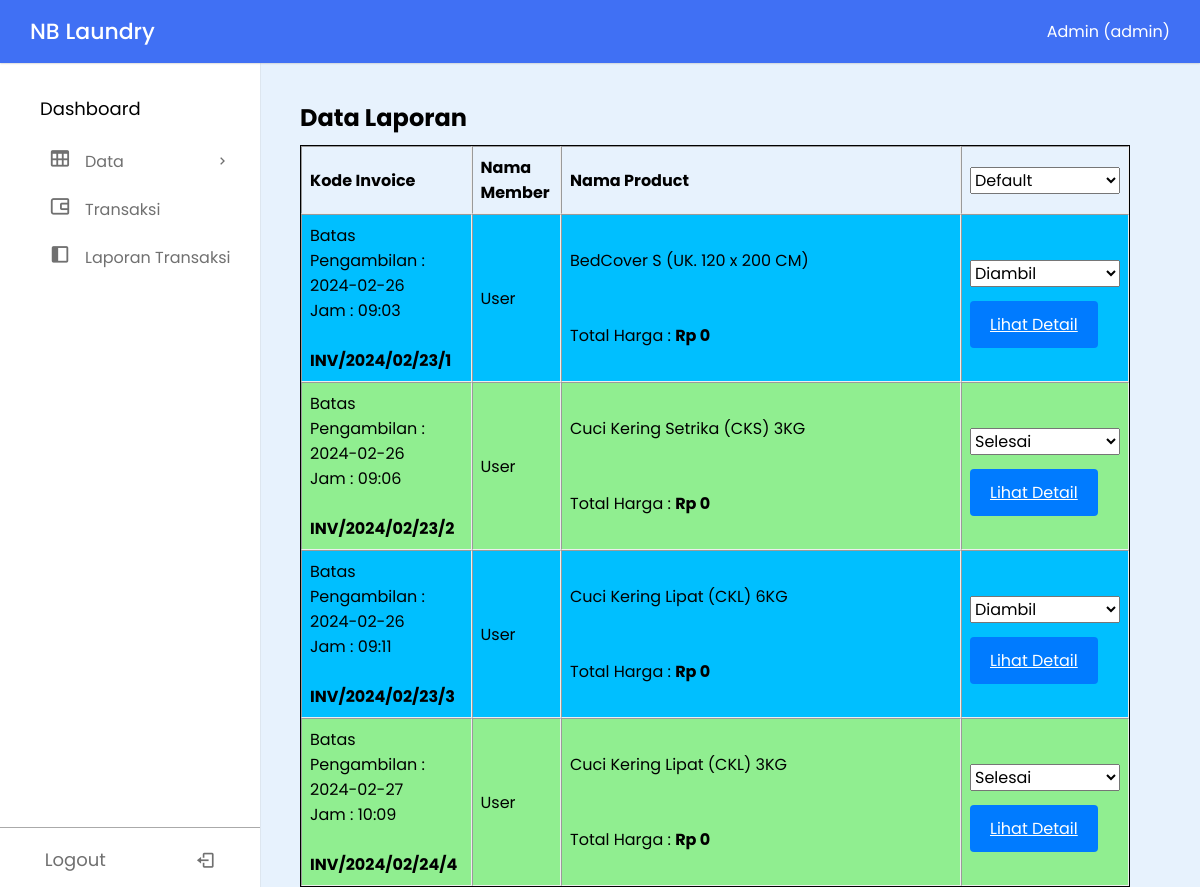
/dashboard.php?page=laporan (signed in), run on the app's committed database.
### tables this page shows
CREATE TABLE `tb_transaksi` (
  `id_transaksi` int(11) NOT NULL,
  `id_outlet` int(11) NOT NULL,
  `kode_invoice` varchar(100) NOT NULL,
  `id_member` int(11) NOT NULL,
  `tgl` datetime NOT NULL,
  `batas_waktu` datetime NOT NULL,
  `tgl_bayar` datetime NOT NULL,
  `biaya_tambahan` int(11) NOT NULL,
  `diskon` double NOT NULL,
  `pajak` double NOT NULL,
  `status` enum('baru','proses','selesai','diambil') NOT NULL,
  `dibayar` enum('dibayar','belum_dibayar') NOT NULL,
  `id_user` int(11) NOT NULL
);

CREATE TABLE `tb_user` (
  `id_user` int(11) NOT NULL,
  `nama` varchar(100) NOT NULL,
  `username` varchar(30) NOT NULL,
  `password` text NOT NULL,
  `id_outlet` int(11) NOT NULL,
  `role` enum('admin','kasir','owner') NOT NULL
);

CREATE TABLE `tb_detail_transaksi` (
  `id_detail_transaksi` int(11) NOT NULL,
  `id_transaksi` int(11) NOT NULL,
  `id_paket` int(11) DEFAULT NULL,
  `qty` double DEFAULT NULL,
  `keterangan` text DEFAULT NULL,
  `harga_paket` int(11) NOT NULL,
  `total_harga` int(20) NOT NULL
);

CREATE TABLE `tb_paket` (
  `id_paket` int(11) NOT NULL,
  `id_outlet` int(11) NOT NULL,
  `jenis` enum('kiloan','selimut','bed_cover','kaos','lain') NOT NULL,
  `nama_paket` varchar(50) NOT NULL,
  `harga` int(11) NOT NULL
);

### laporan/show-laporan.php (the view, shortened to what this page needs)
<?php
function rupiah($angka) {
    $hasil_rupiah = "Rp " . number_format($angka, 0, ',', '.');
    return $hasil_rupiah;
}
?>
<section class="main">
    <h2>Data Laporan</h2>
    <div class="myclass">
    <table onchange="myFunction()" id="myTable" class="table-bordered" border="1" cellpadding="10" cellspacing="0" align="center">
                <tr>
                    <th>Kode Invoice</th>
                    <th>Nama Member</th>
                    <th style="width:400px;">Nama Product</th>
                    <th>
                        <select id="myList" name="filter" class="input" style="width:150px; font-size: 16px;">
                            <option value="">Default</option>
                        </select>
                    </th>
                </tr>
                <?php
                $queryUser = mysqli_query($conn, "SELECT * FROM tb_user WHERE username = '" . $_SESSION['username'] . "'");
                $hasilUser = mysqli_fetch_array($queryUser);
                $query = "SELECT * FROM tb_transaksi WHERE id_outlet = '" . $hasilUser['id_outlet'] . "' ORDER BY id_member ASC";
                $sql_rm = mysqli_query($conn, $query) or die(mysqli_error($conn));
                while ($data = mysqli_fetch_array($sql_rm)) {
                    if($data['status'] == "baru"){
                    ?>
                        <tr style="background-color: #f69990;">
                            <td>
                                Batas Pengambilan : <?= substr($data['batas_waktu'],0,-8) ?>
                                <br>
                                Jam : <?= substr($data['batas_waktu'],-8, 5) ?>
                                <br><br>
                                <b><?= $data['kode_invoice'] ?></b>
                            </td>
                            <td><?= $hasilUser['nama'] ?></td>
                            <td>
                                <?php
                                    $idTransaksi = $data['id_transaksi'];
                                    $queryDetail = mysqli_query($conn ,"SELECT * FROM tb_detail_transaksi INNER JOIN tb_paket ON tb_detail_transaksi.id_paket=tb_paket.id_paket WHERE id_transaksi = '$idTransaksi'");
                                    $totalHarga = 0;
                                    $biaya_tambahan = $data['biaya_tambahan'];
                                    while($hasilDetail = mysqli_fetch_array($queryDetail)){
                                    $totalHarga += $hasilDetail['total_harga'];
                                ?>
                                <?= $hasilDetail['nama_paket'] ?>
                                <br>
                                <?php
                                    }
                                    $totalHarga += $biaya_tambahan;
                                ?>
                                <br><br>
                                Total Harga : <b><?= rupiah($totalHarga) ?></b>
                            </td>
                            <td align="center">
                                <form id="status-form" action="./proses/transaksi/proses-edit-status-transaksi.php" method="post">
                                    <input type="text" name="id_transaksi" value="<?= $data['id_transaksi'] ?>" hidden>
                                    <input type="text" name="page" value="laporan" hidden>
                                    <select id="status-select-<?= $data['id_transaksi'] ?>" name="status" class="input" style="width: 150px; font-size:16px;">
                                        <option value="baru" <?php if ($data['status'] == 'baru')
                                            echo "selected='selected'"; ?>>
                                            Baru</option>
                                        <option value="proses" <?php if ($data['status'] == 'proses')
                                            echo "selected='selected'"; ?>>Proses</option>
                                        <option value="selesai" <?php if ($data['status'] == 'selesai')
                                            echo "selected='selected'"; ?>>Selesai</option>
                                        <option value="diambil" <?php if ($data['status'] == 'diambil')
                                            echo "selected='selected'"; ?>>Diambil</option>
                                    </select>
                                </form>
                                <br>
                                <?php
                                if ($data['dibayar'] == 'belum_dibayar') {
                                    ?>
                                    <a href="./dashboard.php?page=detail-transaksi&id_transaksi=<?= $data['id_transaksi'] ?>"
                                        class="btn btn-primary mb-3">Continue</a>
                                    <?php
                                } else {
                                    ?>
                                    <a href="./dashboard.php?page=detail-transaksi&id_transaksi=<?= $data['id_transaksi'] ?>"
                                        class="btn btn-success mb-3">Lihat Detail</a>
                                    <?php
                                }
                                ?>
                            </td>
                        </tr>
                    <?php
                    }else if($data['status'] == "selesai"){
                    ?>
                        <tr style="background-color: #90ee90;">
                            <td>
                                Batas Pengambilan : <?= substr($data['batas_waktu'],0,-8) ?>
                                <br>
                                Jam : <?= substr($data['batas_waktu'],-8, 5) ?>
                                <br><br>
                                <b><?= $data['kode_invoice'] ?></b>
                            </td>
                            <td><?= $hasilUser['nama'] ?></td>
                            <td>
                                <?php
                                    $idTransaksi = $data['id_transaksi'];
                                    $queryDetail = mysqli_query($conn ,"SELECT * FROM tb_detail_transaksi INNER JOIN tb_paket ON tb_detail_transaksi.id_paket=tb_paket.id_paket WHERE id_transaksi = '$idTransaksi'");
                                    $totalHarga = 0;
                                    $biaya_tambahan = $data['biaya_tambahan'];
                                    while($hasilDetail = mysqli_fetch_array($queryDetail)){
                                    $totalHarga += $hasilDetail['total_harga'];
                                ?>
                                <?= $hasilDetail['nama_paket'] ?>
                                <br>
                                <?php
                                    }
                                    $totalHarga += $biaya_tambahan;
                                ?>
                                <br><br>
                                Total Harga : <b><?= rupiah($totalHarga) ?></b>
                            </td>
                            <td align="center">
                                <form id="status-form" action="./proses/transaksi/proses-edit-status-transaksi.php" method="post">
                                    <select id="status-select-<?= $data['id_transaksi'] ?>" name="status" class="input" style="width: 150px; font-size:16px;">
                                        <option value="selesai" <?php if ($data['status'] == 'selesai')
                                            echo "selected='selected'"; ?>>Selesai</option>
                                    </select>
                                </form>
                                <br>
                                <?php
                                if ($data['dibayar'] == 'belum_dibayar') {
                                    ?>
                                    <a href="./dashboard.php?page=detail-transaksi&id_transaksi=<?= $data['id_transaksi'] ?>"
                                        class="btn btn-primary mb-3">Continue</a>
                                    <?php
                                } else {
                                    ?>
                                    <a href="./dashboard.php?page=detail-transaksi&id_transaksi=<?= $data['id_transaksi'] ?>"
                                        class="btn btn-success mb-3">Lihat Detail</a>
                                    <?php
                                }
                                ?>
                            </td>
                        </tr>
                    <?php
                    }else if($data['status'] == "diambil"){
                    ?>
                        <tr style="background-color: #00bfff;">
                            <td>
                                Batas Pengambilan : <?= substr($data['batas_waktu'],0,-8) ?>
                                <br>
                                Jam : <?= substr($data['batas_waktu'],-8, 5) ?>
                                <br><br>
                                <b><?= $data['kode_invoice'] ?></b>
                            </td>
                            <td><?= $hasilUser['nama'] ?></td>
                            <td>
                                <?php
                                    $idTransaksi = $data['id_transaksi'];
                                    $queryDetail = mysqli_query($conn ,"SELECT * FROM tb_detail_transaksi INNER JOIN tb_paket ON tb_detail_transaksi.id_paket=tb_paket.id_paket WHERE id_transaksi = '$idTransaksi'");
                                    $totalHarga = 0;
                                    $biaya_tambahan = $data['biaya_tambahan'];
                                    while($hasilDetail = mysqli_fetch_array($queryDetail)){
                                    $totalHarga += $hasilDetail['total_harga'];
                                ?>
                                <?= $hasilDetail['nama_paket'] ?>
                                <br>
                                <?php
                                    }
                                    $totalHarga += $biaya_tambahan;
                                ?>
                                <br><br>
                                Total Harga : <b><?= rupiah($totalHarga) ?></b>
                            </td>
                            <td align="center">
                                <form id="status-form" action="./proses/transaksi/proses-edit-status-transaksi.php" method="post">
                                    <select id="status-select-<?= $data['id_transaksi'] ?>" name="status" class="input" style="width: 150px; font-size:16px;">
                                        <option value="diambil" <?php if ($data['status'] == 'diambil')
                                            echo "selected='selected'"; ?>>Diambil</option>
                                    </select>
                                </form>
                                <br>
                                <?php
                                if ($data['dibayar'] == 'belum_dibayar') {
                                    ?>
                                    <a href="./dashboard.php?page=detail-transaksi&id_transaksi=<?= $data['id_transaksi'] ?>"
                                        class="btn btn-primary mb-3">Continue</a>
                                    <?php
                                } else {
                                    ?>
                                    <a href="./dashboard.php?page=detail-transaksi&id_transaksi=<?= $data['id_transaksi'] ?>"
                                        class="btn btn-success mb-3">Lihat Detail</a>
                                    <?php
                                }
                                ?>
                            </td>
                        </tr>
                    <?php
                    }
                }
                ?>
            </table>
</section>

### assets/css/dashboard.css (style rules this page uses)
* { margin: 0; padding: 0; box-sizing: border-box; font-family: "Poppins", sans-serif; }
:root { --white-color: #fff; --blue-color: #4070f4; --grey-color: #707070; --grey-color-light: #aaa; }
body { background-color: #e7f2fd; transition: all 0.5s ease; }
section { padding: 100px 70px 0 300px; }
.btn { background-color: #007bff; color: white; padding: 12px 20px; border: none; border-radius: 4px; cursor: pointer; width: 100%; }
.myclass { overflow-x: auto; }
table { border-spacing: 0; width: 100%; border: 1px solid; margin-top: 10px; }
th, td { text-align: left; padding: 8px; }

### data on the page
tb_transaksi: batas_waktu "2024-02-26", batas_waktu "09:03", kode_invoice "INV/2024/02/23/1", totalHarga "Rp 0", status "Diambil"
tb_user: nama "User"
tb_detail_transaksi: id_paket.nama_paket "BedCover S (UK. 120 x 200 CM)"
tb_transaksi: batas_waktu "2024-02-26", batas_waktu "09:06", kode_invoice "INV/2024/02/23/2", totalHarga "Rp 0", status "Selesai"
tb_detail_transaksi: id_paket.nama_paket "Cuci Kering Setrika (CKS) 3KG"
tb_transaksi: batas_waktu "2024-02-26", batas_waktu "09:11", kode_invoice "INV/2024/02/23/3", totalHarga "Rp 0", status "Diambil"
tb_detail_transaksi: id_paket.nama_paket "Cuci Kering Lipat (CKL) 6KG"
tb_transaksi: batas_waktu "2024-02-27", batas_waktu "10:09", kode_invoice "INV/2024/02/24/4", id_user.nama "User", totalHarga "Rp 0", status "Selesai"
tb_detail_transaksi: id_paket.nama_paket "Cuci Kering Lipat (CKL) 3KG"

### other printed values
$_SESSION['username'] "Admin"
$_SESSION['role'] "admin"
